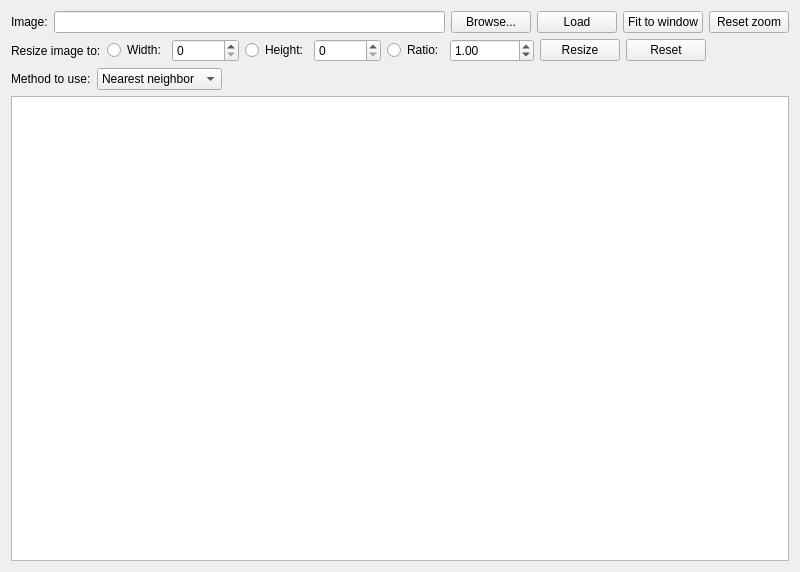
<?xml version="1.0" encoding="UTF-8"?>
<ui version="4.0">
 <class>MainWindow</class>
 <widget class="QMainWindow" name="MainWindow">
  <property name="geometry">
   <rect>
    <x>0</x>
    <y>0</y>
    <width>800</width>
    <height>572</height>
   </rect>
  </property>
  <property name="windowTitle">
   <string>ImageResizer</string>
  </property>
  <widget class="QWidget" name="centralWidget">
   <layout class="QVBoxLayout" name="verticalLayout">
    <item>
     <layout class="QHBoxLayout" name="horizontalLayout">
      <item>
       <widget class="QLabel" name="label">
        <property name="text">
         <string>Image:</string>
        </property>
       </widget>
      </item>
      <item>
       <widget class="QLineEdit" name="pathBox"/>
      </item>
      <item>
       <widget class="QPushButton" name="browseBtn">
        <property name="text">
         <string>Browse...</string>
        </property>
       </widget>
      </item>
      <item>
       <widget class="QPushButton" name="loadBtn">
        <property name="text">
         <string>Load</string>
        </property>
       </widget>
      </item>
      <item>
       <widget class="QPushButton" name="fitToWindowBtn">
        <property name="text">
         <string>Fit to window</string>
        </property>
       </widget>
      </item>
      <item>
       <widget class="QPushButton" name="resetZoomBtn">
        <property name="text">
         <string>Reset zoom</string>
        </property>
       </widget>
      </item>
     </layout>
    </item>
    <item>
     <layout class="QHBoxLayout" name="horizontalLayout_2">
      <item>
       <widget class="QLabel" name="label_2">
        <property name="text">
         <string>Resize image to:</string>
        </property>
       </widget>
      </item>
      <item>
       <widget class="QRadioButton" name="widthBtn">
        <property name="text">
         <string>Width:</string>
        </property>
       </widget>
      </item>
      <item>
       <widget class="QSpinBox" name="widthSpinBox">
        <property name="maximum">
         <number>999999</number>
        </property>
       </widget>
      </item>
      <item>
       <widget class="QRadioButton" name="heightBtn">
        <property name="text">
         <string>Height:</string>
        </property>
       </widget>
      </item>
      <item>
       <widget class="QSpinBox" name="heightSpinBox">
        <property name="maximum">
         <number>999999</number>
        </property>
       </widget>
      </item>
      <item>
       <widget class="QRadioButton" name="ratioBtn">
        <property name="text">
         <string>Ratio:</string>
        </property>
       </widget>
      </item>
      <item>
       <widget class="QDoubleSpinBox" name="ratioSpinBox">
        <property name="minimum">
         <double>0.010000000000000</double>
        </property>
        <property name="maximum">
         <double>999999.000000000000000</double>
        </property>
        <property name="singleStep">
         <double>0.100000000000000</double>
        </property>
        <property name="value">
         <double>1.000000000000000</double>
        </property>
       </widget>
      </item>
      <item>
       <widget class="QPushButton" name="resizeBtn">
        <property name="text">
         <string>Resize</string>
        </property>
       </widget>
      </item>
      <item>
       <widget class="QPushButton" name="resetBtn">
        <property name="text">
         <string>Reset</string>
        </property>
       </widget>
      </item>
      <item>
       <spacer name="horizontalSpacer">
        <property name="orientation">
         <enum>Qt::Horizontal</enum>
        </property>
        <property name="sizeHint" stdset="0">
         <size>
          <width>40</width>
          <height>20</height>
         </size>
        </property>
       </spacer>
      </item>
     </layout>
    </item>
    <item>
     <layout class="QHBoxLayout" name="horizontalLayout_3">
      <item>
       <widget class="QLabel" name="label_3">
        <property name="text">
         <string>Method to use:</string>
        </property>
       </widget>
      </item>
      <item>
       <widget class="QComboBox" name="methodBox">
        <item>
         <property name="text">
          <string>Nearest neighbor</string>
         </property>
        </item>
        <item>
         <property name="text">
          <string>Bilinear</string>
         </property>
        </item>
        <item>
         <property name="text">
          <string>Bicubic</string>
         </property>
        </item>
       </widget>
      </item>
      <item>
       <spacer name="horizontalSpacer_2">
        <property name="orientation">
         <enum>Qt::Horizontal</enum>
        </property>
        <property name="sizeHint" stdset="0">
         <size>
          <width>40</width>
          <height>20</height>
         </size>
        </property>
       </spacer>
      </item>
     </layout>
    </item>
    <item>
     <widget class="GraphicsViewEx" name="graphicsView"/>
    </item>
   </layout>
  </widget>
 </widget>
 <layoutdefault spacing="6" margin="11"/>
 <customwidgets>
  <customwidget>
   <class>GraphicsViewEx</class>
   <extends>QGraphicsView</extends>
   <header>graphicsviewex.h</header>
  </customwidget>
 </customwidgets>
 <resources/>
 <connections/>
</ui>
